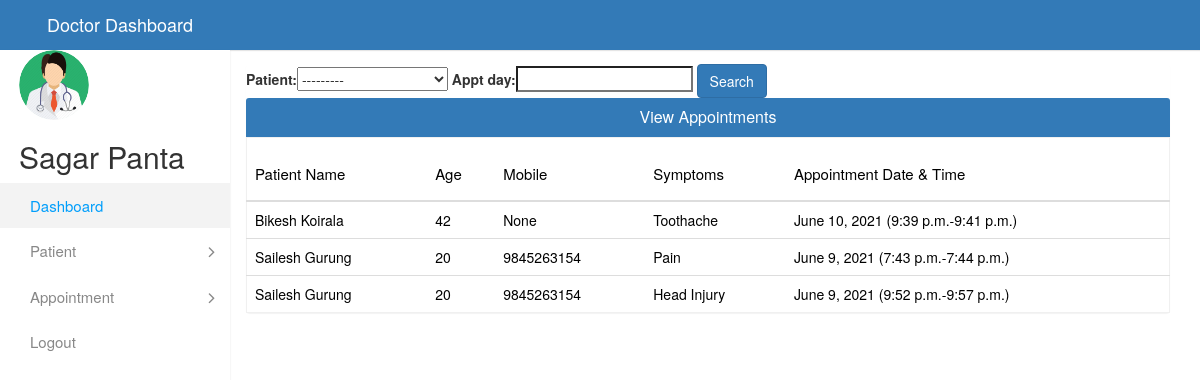
Page /doctor_view_appointment (signed in) on the committed database.
### account/models.py (models this page shows, shortened)
class Doctor(models.Model):
    user=models.OneToOneField(User,on_delete=models.CASCADE)
    profile_pic= models.ImageField(upload_to='profilepic/Doctor/',null=True,blank=True)
    contact = models.CharField(max_length=20,null=True)
    gender = models.CharField(
        max_length=20,
        choices=GENDER_CHOICE, default=3)
    address = models.CharField(max_length=40)
    department= models.CharField(max_length=50,choices=DEPARTMENT,default='Cardiologist')
    status=models.BooleanField(default=False)

class Appointment(models.Model):
    doctor=models.ForeignKey(Doctor,on_delete=models.CASCADE,default="")
    patient=models.ForeignKey(Patient,on_delete=models.CASCADE,default="")
    appt_day=models.DateField(null=True)
    appt_time_from=models.TimeField(null=True)
    appt_time_to=models.TimeField(null=True)
    description=models.TextField(max_length=500)
    status=models.BooleanField(default=False)
    class Meta:
        ordering = ("-id",)

class Patient(models.Model):
    user = models.OneToOneField(User, on_delete=models.CASCADE)
    Address = models.CharField(max_length=150, blank=True, null=True)
    profile_pic= models.ImageField(upload_to='profilepic/patient',null=True,blank=True)
    Phone = models.CharField(max_length=150, blank=True, null=True)
    gender = models.CharField(
        max_length=50,
        choices=GENDER_CHOICE, default=3)
    age = models.IntegerField(blank=True, default=None, null=True)
    blood_group = models.CharField(
        max_length=50,
        choices=BLOOD_GROUPS, default='A+')
    status=models.BooleanField(default=False)
    @property
    def get_name(self):
        return self.user.first_name+" "+self.user.last_name
    def __str__(self):
        return self.user.first_name+" "+self.user.last_name

### account/views.py (the view)
# urls.py: path('doctor_view_appointment', views.doctor_view_appointment,name="doctor_view_appointment"),
@login_required(login_url='login')
@user_passes_test(logged_as_doctor)
def doctor_view_appointment(request):
    doc_id=models.Doctor.objects.get(user_id=request.user.id)
    apptdoctor=models.Appointment.objects.all().filter(doctor_id=doc_id.id,status=True)
    appt_filt=doc_view_appt(request.GET,queryset=apptdoctor)
    apptdoctor=appt_filt.qs
    doctor=models.Doctor.objects.get(id=doc_id.id)
    data={
         'apptdoctor':apptdoctor,
         'doctor':doctor,
         'appt_filt':appt_filt
    }
    return render(request,'doctor_view_appointment.html',context=data)

### account/views.py (called while the page is built)
def logged_as_doctor(user):
    return user.groups.filter(name='doctor').exists()

### templates/doctor_view_appointment.html (shortened to what this page needs)
{% extends 'doctor_base.html' %}
{% load static %}
{% block content %}
<div class="container" style="padding-left: 111px; margin-top:14px;">
  <div class="panel panel-primary" style="border: none;">
    <form method="GET">
      {{appt_filt.form}}
      <button class="btn btn-primary" type="submit">Search</button>
    </form>
      <div class="panel-heading" style="text-align:center;">
        <h6 class="panel-title">View Appointments</h6>
      </div>
      <table class="table table-hover" id="dev-table">
        <thead>
          <tr>
            <th><h1 style="font-size:15px;">Patient Name</h1></th>
            <th><h1 style="font-size:15px;">Age</h1></th>
            <th><h1 style="font-size:15px;">Mobile</h1></th>
            <th><h1 style="font-size:15px;">Symptoms</h1></th>
            <th><h1 style="font-size:15px;">Appointment Date & Time</h1></th>
          </tr>
        </thead>
        {% for a in apptdoctor %}
        <tr style="font-size: 14px;">
          <td>{{a.patient.get_name}}</td>
          <td>{{a.patient.age}}</td>
          <td>{{a.patient.Phone}}</td>
          <td>{{a.description}}</td>
          <td>{{a.appt_day}} ({{a.appt_time_from}}-{{a.appt_time_to}})</td>
        </tr>
        {% endfor %}
      </table>
    </div>
  </div>
{% endblock content %}

### templates/doctor_base.html (shortened to what this page needs)
<!DOCTYPE html>
{% load static %}
{% load widget_tweaks %}
<html lang="en">
<head>
    <link href="http://cdnjs.cloudflare.com/ajax/libs/font-awesome/4.3.0/css/font-awesome.css" rel="stylesheet"  type='text/css'>
    <link rel="stylesheet" type="text/css" href="{% static 'css/bootstrap.min.css' %}">
    <link rel="stylesheet" type="text/css" href="{% static 'css/font-awesome.min.css' %}">
    <link rel="stylesheet" type="text/css" href="{% static 'css/style.css' %}">
    <link rel="stylesheet" href="https://maxcdn.bootstrapcdn.com/bootstrap/3.3.7/css/bootstrap.min.css">
</head>
<body>
  <div class="main-wrapper" >
      <div class="header">
    <div class="header-left">
      <a href="{% url 'doctor_dashboard' %}" class="logo" class="panel panel-primary">
        <span>Doctor Dashboard</span>
      </a>
    </div>
      </div>
      <div class="sidebar" id="sidebar">
          <div class="sidebar-inner slimscroll">
              <div id="sidebar-menu" class="sidebar-menu">
                  <ul>
                      <img src="/media/{{doctor.profile_pic}}" alt="Avatar" style="width:70px" >
                    <h2 class="Doc1">{{request.user.first_name}} {{request.user.last_name}}</h2>
                      <li class="active">
                          <a href="{% url 'doctor_dashboard' %}"><span>Dashboard</span></a>
                      </li>
          <li class="submenu">
              <a href="#"><span> Patient </span> <span class="menu-arrow"></span></a>
            </li>
                                         <li class="submenu">
                                                  <a href="#"><span> Appointment </span> <span class="menu-arrow"></span></a>
                                        </li>
                      <li>
                          <a href="{% url 'logout' %}"><span>Logout</span></a>
                      </li>
                  </ul>
              </div>
          </div>
      </div>
  </div>
  {% block content%}
  {% endblock content%}
</body>
</html>

### templates/doctor_base.html (style rules this page uses)
img { border-radius: 50%; margin-left : 19px; }
h2.Doc1 { margin-left : 19px; }
.active { background-color: green; color: white; }

### rows in the picture
Doctor: profile_pic (picture)
Appointment: patient.get_name "Bikesh Koirala", patient.age "42", patient.Phone "None", description "Toothache", appt_day "June 10, 2021", appt_time_from "9:39 p.m.", appt_time_to "9:41 p.m."
Appointment: patient.get_name "Sailesh Gurung", patient.age "20", patient.Phone "9845263154", description "Pain", appt_day "June 9, 2021", appt_time_from "7:43 p.m.", appt_time_to "7:44 p.m."
Appointment: patient.get_name "Sailesh Gurung", patient.age "20", patient.Phone "9845263154", description "Head Injury", appt_day "June 9, 2021", appt_time_from "9:52 p.m.", appt_time_to "9:57 p.m."

### other values in the picture
{{ request.user.first_name }} "Sagar"
{{ request.user.last_name }} "Panta"
